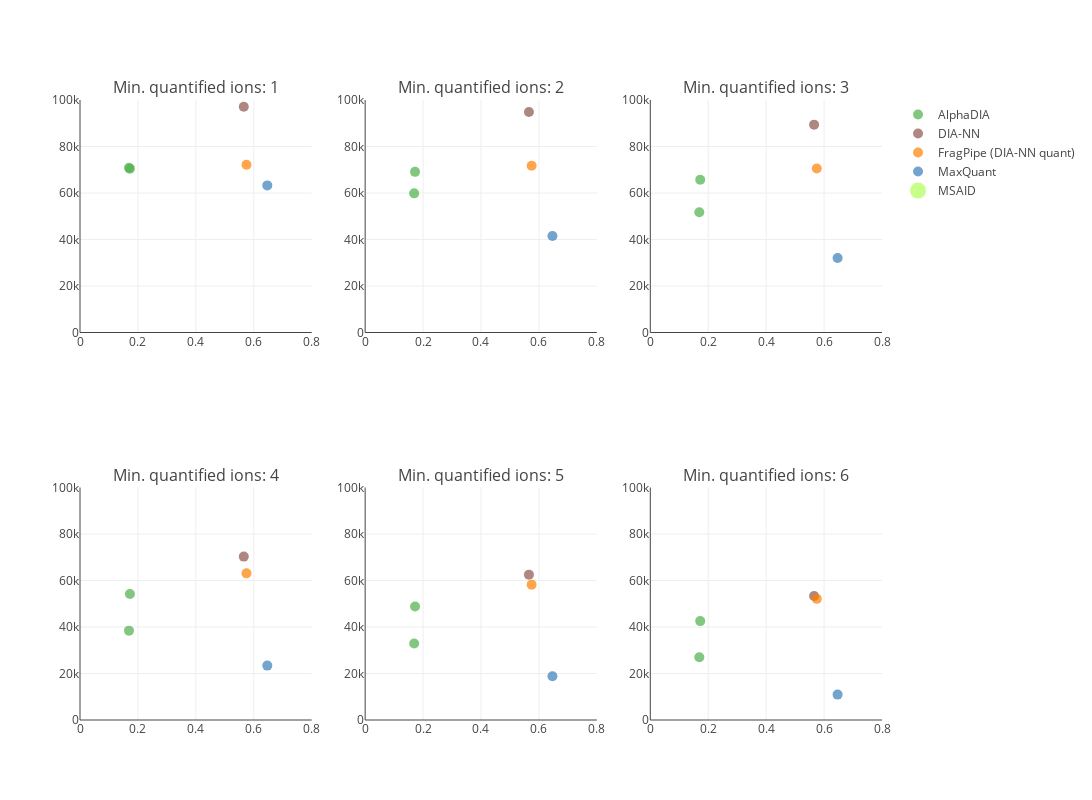

This figure's notebook cell:
### Code cell
plot, results = plot_performance_metrics_all_filters(
    file_paths_general, x_range=[0, 0.8], y_range=[0, 100000], metric="Mean"
)
plot

### Figure 1 — Plotly figure (JSON) as saved in the notebook; plotly's stock layout.template omitted (floating-point values rounded to 4 significant figures)
{"data": [{"hovertext": ["ProteoBench ID: AlphaDIA_20250221_130450<br>Software tool: AlphaDIA 1.8.1<br>Comment (private submission): AlphaDIA", "ProteoBench ID: AlphaDIA_20250221_130505<br>Software tool: AlphaDIA 1.8.1<br>Comment (private submission): AlphaDIA two-step"], "marker": {"color": ["#4daf4a", "#4daf4a"], "showscale": false, "size": [10, 10]}, "mode": "markers", "name": "AlphaDIA", "type": "scatter", "x": [0.1692, 0.1723], "xaxis": "x", "y": [70888, 70472], "yaxis": "y"}, {"hovertext": ["ProteoBench ID: DIA-NN_20250221_130526<br>Software tool: DIA-NN 1.9.2<br>Comment (private submission): DIA-NN"], "marker": {"color": ["#8c564b"], "showscale": false, "size": [10]}, "mode": "markers", "name": "DIA-NN", "type": "scatter", "x": [0.5655], "xaxis": "x", "y": [97072], "yaxis": "y"}, {"hovertext": ["ProteoBench ID: FragPipe (DIA-NN quant)_20250221_130543<br>Software tool: FragPipe (DIA-NN quant) 22.0<br>Comment (private submission): FragPipe"], "marker": {"color": ["#ff7f00"], "showscale": false, "size": [10]}, "mode": "markers", "name": "FragPipe (DIA-NN quant)", "type": "scatter", "x": [0.5748], "xaxis": "x", "y": [72119], "yaxis": "y"}, {"hovertext": ["ProteoBench ID: MaxQuant_20250221_130554<br>Software tool: MaxQuant 2.6.3.0<br>Comment (private submission): MaxQuant (filtered)"], "marker": {"color": ["#377eb8"], "showscale": false, "size": [10]}, "mode": "markers", "name": "MaxQuant", "type": "scatter", "x": [0.6467], "xaxis": "x", "y": [63266], "yaxis": "y"}, {"hovertext": ["ProteoBench ID: MSAID_20250221_130607<br>Software tool: MSAID <br>Comment (private submission): MSAID"], "marker": {"color": ["#afff57"], "showscale": false, "size": [20]}, "mode": "markers", "name": "MSAID", "type": "scatter", "x": [0.8589], "xaxis": "x", "y": [67868], "yaxis": "y"}, {"hovertext": ["ProteoBench ID: AlphaDIA_20250221_130450<br>Software tool: AlphaDIA 1.8.1<br>Comment (private submission): AlphaDIA", "ProteoBench ID: AlphaDIA_20250221_130505<br>Software tool: AlphaDIA 1.8.1<br>Comment (private submission): AlphaDIA two-step"], "marker": {"color": ["#4daf4a", "#4daf4a"], "showscale": false, "size": [10, 10]}, "mode": "markers", "name": "AlphaDIA", "showlegend": false, "type": "scatter", "x": [0.1692, 0.1723], "xaxis": "x2", "y": [59848, 69095], "yaxis": "y2"}, {"hovertext": ["ProteoBench ID: DIA-NN_20250221_130526<br>Software tool: DIA-NN 1.9.2<br>Comment (private submission): DIA-NN"], "marker": {"color": ["#8c564b"], "showscale": false, "size": [10]}, "mode": "markers", "name": "DIA-NN", "showlegend": false, "type": "scatter", "x": [0.5655], "xaxis": "x2", "y": [94847], "yaxis": "y2"}, {"hovertext": ["ProteoBench ID: FragPipe (DIA-NN quant)_20250221_130543<br>Software tool: FragPipe (DIA-NN quant) 22.0<br>Comment (private submission): FragPipe"], "marker": {"color": ["#ff7f00"], "showscale": false, "size": [10]}, "mode": "markers", "name": "FragPipe (DIA-NN quant)", "showlegend": false, "type": "scatter", "x": [0.5748], "xaxis": "x2", "y": [71689], "yaxis": "y2"}, {"hovertext": ["ProteoBench ID: MaxQuant_20250221_130554<br>Software tool: MaxQuant 2.6.3.0<br>Comment (private submission): MaxQuant (filtered)"], "marker": {"color": ["#377eb8"], "showscale": false, "size": [10]}, "mode": "markers", "name": "MaxQuant", "showlegend": false, "type": "scatter", "x": [0.6467], "xaxis": "x2", "y": [41499], "yaxis": "y2"}, {"hovertext": ["ProteoBench ID: MSAID_20250221_130607<br>Software tool: MSAID <br>Comment (private submission): MSAID"], "marker": {"color": ["#afff57"], "showscale": false, "size": [20]}, "mode": "markers", "name": "MSAID", "showlegend": false, "type": "scatter", "x": [0.8589], "xaxis": "x2", "y": [66620], "yaxis": "y2"}, {"hovertext": ["ProteoBench ID: AlphaDIA_20250221_130450<br>Software tool: AlphaDIA 1.8.1<br>Comment (private submission): AlphaDIA", "ProteoBench ID: AlphaDIA_20250221_130505<br>Software tool: AlphaDIA 1.8.1<br>Comment (private submission): AlphaDIA two-step"], "marker": {"color": ["#4daf4a", "#4daf4a"], "showscale": false, "size": [10, 10]}, "mode": "markers", "name": "AlphaDIA", "showlegend": false, "type": "scatter", "x": [0.1692, 0.1723], "xaxis": "x3", "y": [51726, 65691], "yaxis": "y3"}, {"hovertext": ["ProteoBench ID: DIA-NN_20250221_130526<br>Software tool: DIA-NN 1.9.2<br>Comment (private submission): DIA-NN"], "marker": {"color": ["#8c564b"], "showscale": false, "size": [10]}, "mode": "markers", "name": "DIA-NN", "showlegend": false, "type": "scatter", "x": [0.5655], "xaxis": "x3", "y": [89399], "yaxis": "y3"}, {"hovertext": ["ProteoBench ID: FragPipe (DIA-NN quant)_20250221_130543<br>Software tool: FragPipe (DIA-NN quant) 22.0<br>Comment (private submission): FragPipe"], "marker": {"color": ["#ff7f00"], "showscale": false, "size": [10]}, "mode": "markers", "name": "FragPipe (DIA-NN quant)", "showlegend": false, "type": "scatter", "x": [0.5748], "xaxis": "x3", "y": [70539], "yaxis": "y3"}, {"hovertext": ["ProteoBench ID: MaxQuant_20250221_130554<br>Software tool: MaxQuant 2.6.3.0<br>Comment (private submission): MaxQuant (filtered)"], "marker": {"color": ["#377eb8"], "showscale": false, "size": [10]}, "mode": "markers", "name": "MaxQuant", "showlegend": false, "type": "scatter", "x": [0.6467], "xaxis": "x3", "y": [32010], "yaxis": "y3"}, {"hovertext": ["ProteoBench ID: MSAID_20250221_130607<br>Software tool: MSAID <br>Comment (private submission): MSAID"], "marker": {"color": ["#afff57"], "showscale": false, "size": [20]}, "mode": "markers", "name": "MSAID", "showlegend": false, "type": "scatter", "x": [0.8589], "xaxis": "x3", "y": [63932], "yaxis": "y3"}, {"hovertext": ["ProteoBench ID: AlphaDIA_20250221_130450<br>Software tool: AlphaDIA 1.8.1<br>Comment (private submission): AlphaDIA", "ProteoBench ID: AlphaDIA_20250221_130505<br>Software tool: AlphaDIA 1.8.1<br>Comment (private submission): AlphaDIA two-step"], "marker": {"color": ["#4daf4a", "#4daf4a"], "showscale": false, "size": [10, 10]}, "mode": "markers", "name": "AlphaDIA", "showlegend": false, "type": "scatter", "x": [0.1692, 0.1723], "xaxis": "x4", "y": [38436, 54172], "yaxis": "y4"}, {"hovertext": ["ProteoBench ID: DIA-NN_20250221_130526<br>Software tool: DIA-NN 1.9.2<br>Comment (private submission): DIA-NN"], "marker": {"color": ["#8c564b"], "showscale": false, "size": [10]}, "mode": "markers", "name": "DIA-NN", "showlegend": false, "type": "scatter", "x": [0.5655], "xaxis": "x4", "y": [70284], "yaxis": "y4"}, {"hovertext": ["ProteoBench ID: FragPipe (DIA-NN quant)_20250221_130543<br>Software tool: FragPipe (DIA-NN quant) 22.0<br>Comment (private submission): FragPipe"], "marker": {"color": ["#ff7f00"], "showscale": false, "size": [10]}, "mode": "markers", "name": "FragPipe (DIA-NN quant)", "showlegend": false, "type": "scatter", "x": [0.5748], "xaxis": "x4", "y": [63080], "yaxis": "y4"}, {"hovertext": ["ProteoBench ID: MaxQuant_20250221_130554<br>Software tool: MaxQuant 2.6.3.0<br>Comment (private submission): MaxQuant (filtered)"], "marker": {"color": ["#377eb8"], "showscale": false, "size": [10]}, "mode": "markers", "name": "MaxQuant", "showlegend": false, "type": "scatter", "x": [0.6467], "xaxis": "x4", "y": [23399], "yaxis": "y4"}, {"hovertext": ["ProteoBench ID: MSAID_20250221_130607<br>Software tool: MSAID <br>Comment (private submission): MSAID"], "marker": {"color": ["#afff57"], "showscale": false, "size": [20]}, "mode": "markers", "name": "MSAID", "showlegend": false, "type": "scatter", "x": [0.8589], "xaxis": "x4", "y": [52505], "yaxis": "y4"}, {"hovertext": ["ProteoBench ID: AlphaDIA_20250221_130450<br>Software tool: AlphaDIA 1.8.1<br>Comment (private submission): AlphaDIA", "ProteoBench ID: AlphaDIA_20250221_130505<br>Software tool: AlphaDIA 1.8.1<br>Comment (private submission): AlphaDIA two-step"], "marker": {"color": ["#4daf4a", "#4daf4a"], "showscale": false, "size": [10, 10]}, "mode": "markers", "name": "AlphaDIA", "showlegend": false, "type": "scatter", "x": [0.1692, 0.1723], "xaxis": "x5", "y": [32923, 48813], "yaxis": "y5"}, {"hovertext": ["ProteoBench ID: DIA-NN_20250221_130526<br>Software tool: DIA-NN 1.9.2<br>Comment (private submission): DIA-NN"], "marker": {"color": ["#8c564b"], "showscale": false, "size": [10]}, "mode": "markers", "name": "DIA-NN", "showlegend": false, "type": "scatter", "x": [0.5655], "xaxis": "x5", "y": [62523], "yaxis": "y5"}, {"hovertext": ["ProteoBench ID: FragPipe (DIA-NN quant)_20250221_130543<br>Software tool: FragPipe (DIA-NN quant) 22.0<br>Comment (private submission): FragPipe"], "marker": {"color": ["#ff7f00"], "showscale": false, "size": [10]}, "mode": "markers", "name": "FragPipe (DIA-NN quant)", "showlegend": false, "type": "scatter", "x": [0.5748], "xaxis": "x5", "y": [58215], "yaxis": "y5"}, {"hovertext": ["ProteoBench ID: MaxQuant_20250221_130554<br>Software tool: MaxQuant 2.6.3.0<br>Comment (private submission): MaxQuant (filtered)"], "marker": {"color": ["#377eb8"], "showscale": false, "size": [10]}, "mode": "markers", "name": "MaxQuant", "showlegend": false, "type": "scatter", "x": [0.6467], "xaxis": "x5", "y": [18786], "yaxis": "y5"}, {"hovertext": ["ProteoBench ID: MSAID_20250221_130607<br>Software tool: MSAID <br>Comment (private submission): MSAID"], "marker": {"color": ["#afff57"], "showscale": false, "size": [20]}, "mode": "markers", "name": "MSAID", "showlegend": false, "type": "scatter", "x": [0.8589], "xaxis": "x5", "y": [47253], "yaxis": "y5"}, {"hovertext": ["ProteoBench ID: AlphaDIA_20250221_130450<br>Software tool: AlphaDIA 1.8.1<br>Comment (private submission): AlphaDIA", "ProteoBench ID: AlphaDIA_20250221_130505<br>Software tool: AlphaDIA 1.8.1<br>Comment (private submission): AlphaDIA two-step"], "marker": {"color": ["#4daf4a", "#4daf4a"], "showscale": false, "size": [10, 10]}, "mode": "markers", "name": "AlphaDIA", "showlegend": false, "type": "scatter", "x": [0.1692, 0.1723], "xaxis": "x6", "y": [27023, 42542], "yaxis": "y6"}, {"hovertext": ["ProteoBench ID: DIA-NN_20250221_130526<br>Software tool: DIA-NN 1.9.2<br>Comment (private submission): DIA-NN"], "marker": {"color": ["#8c564b"], "showscale": false, "size": [10]}, "mode": "markers", "name": "DIA-NN", "showlegend": false, "type": "scatter", "x": [0.5655], "xaxis": "x6", "y": [53317], "yaxis": "y6"}, {"hovertext": ["ProteoBench ID: FragPipe (DIA-NN quant)_20250221_130543<br>Software tool: FragPipe (DIA-NN quant) 22.0<br>Comment (private submission): FragPipe"], "marker": {"color": ["#ff7f00"], "showscale": false, "size": [10]}, "mode": "markers", "name": "FragPipe (DIA-NN quant)", "showlegend": false, "type": "scatter", "x": [0.5748], "xaxis": "x6", "y": [52109], "yaxis": "y6"}, {"hovertext": ["ProteoBench ID: MaxQuant_20250221_130554<br>Software tool: MaxQuant 2.6.3.0<br>Comment (private submission): MaxQuant (filtered)"], "marker": {"color": ["#377eb8"], "showscale": false, "size": [10]}, "mode": "markers", "name": "MaxQuant", "showlegend": false, "type": "scatter", "x": [0.6467], "xaxis": "x6", "y": [10929], "yaxis": "y6"}, {"hovertext": ["ProteoBench ID: MSAID_20250221_130607<br>Software tool: MSAID <br>Comment (private submission): MSAID"], "marker": {"color": ["#afff57"], "showscale": false, "size": [20]}, "mode": "markers", "name": "MSAID", "showlegend": false, "type": "scatter", "x": [0.8589], "xaxis": "x6", "y": [41446], "yaxis": "y6"}], "layout": {"annotations": [{"font": {"size": 16}, "showarrow": false, "text": "Min. quantified ions: 1", "x": 0.1444, "xanchor": "center", "xref": "paper", "y": 1, "yanchor": "bottom", "yref": "paper"}, {"font": {"size": 16}, "showarrow": false, "text": "Min. quantified ions: 2", "x": 0.5, "xanchor": "center", "xref": "paper", "y": 1, "yanchor": "bottom", "yref": "paper"}, {"font": {"size": 16}, "showarrow": false, "text": "Min. quantified ions: 3", "x": 0.8556, "xanchor": "center", "xref": "paper", "y": 1, "yanchor": "bottom", "yref": "paper"}, {"font": {"size": 16}, "showarrow": false, "text": "Min. quantified ions: 4", "x": 0.1444, "xanchor": "center", "xref": "paper", "y": 0.375, "yanchor": "bottom", "yref": "paper"}, {"font": {"size": 16}, "showarrow": false, "text": "Min. quantified ions: 5", "x": 0.5, "xanchor": "center", "xref": "paper", "y": 0.375, "yanchor": "bottom", "yref": "paper"}, {"font": {"size": 16}, "showarrow": false, "text": "Min. quantified ions: 6", "x": 0.8556, "xanchor": "center", "xref": "paper", "y": 0.375, "yanchor": "bottom", "yref": "paper"}], "height": 800, "width": 1200, "xaxis": {"anchor": "y", "domain": [0, 0.2889], "range": [0, 0.8]}, "xaxis2": {"anchor": "y2", "domain": [0.3556, 0.6444], "range": [0, 0.8]}, "xaxis3": {"anchor": "y3", "domain": [0.7111, 1], "range": [0, 0.8]}, "xaxis4": {"anchor": "y4", "domain": [0, 0.2889], "range": [0, 0.8]}, "xaxis5": {"anchor": "y5", "domain": [0.3556, 0.6444], "range": [0, 0.8]}, "xaxis6": {"anchor": "y6", "domain": [0.7111, 1], "range": [0, 0.8]}, "yaxis": {"anchor": "x", "domain": [0.625, 1], "range": [0, 100000]}, "yaxis2": {"anchor": "x2", "domain": [0.625, 1], "range": [0, 100000]}, "yaxis3": {"anchor": "x3", "domain": [0.625, 1], "range": [0, 100000]}, "yaxis4": {"anchor": "x4", "domain": [0, 0.375], "range": [0, 100000]}, "yaxis5": {"anchor": "x5", "domain": [0, 0.375], "range": [0, 100000]}, "yaxis6": {"anchor": "x6", "domain": [0, 0.375], "range": [0, 100000]}}}
